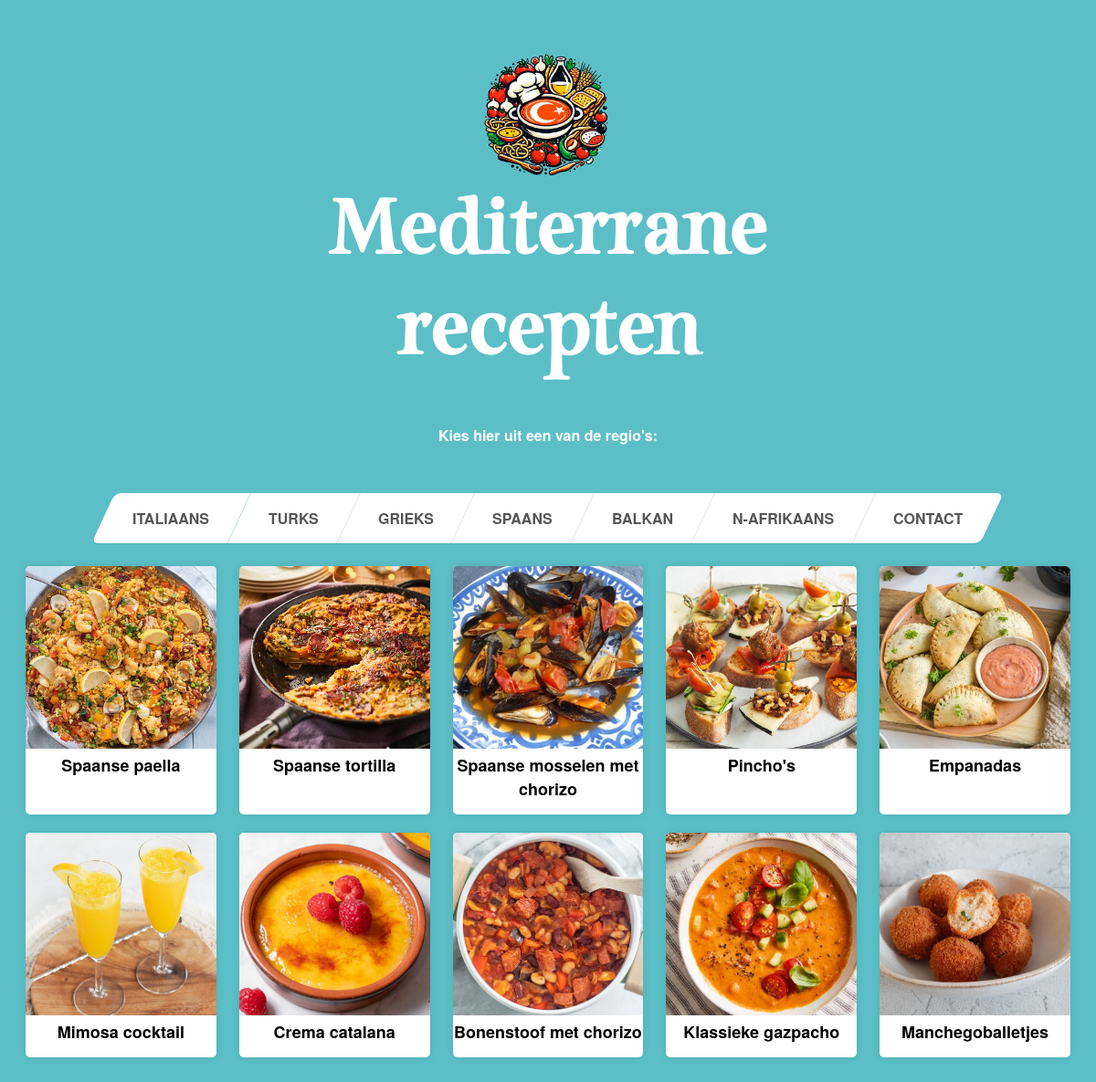
The page /spaans/spaans.php on the database its author committed.
### tables this page shows
CREATE TABLE "recepten" (
	"Land"	TEXT,
	"Bereidingstijd"	TEXT,
	"Recepten"	TEXT
, "Ingredienten"	TEXT, "Uitleg"	TEXT, "Image"	TEXT);

### spaans/class.php (the view, shortened to what this page needs)
<?php
$sql = <<<EOF
SELECT * FROM recepten;
EOF;
$db = new MyDB();
if (!$db) {
    echo $db->lastErrorMsg();
} else {
    $ret = $db->query($sql);
    while ($row = $ret->fetchArray(SQLITE3_ASSOC)) {
        if ($row['Land'] == 'Spaans') {
?>
    <div class="recept-kaart" data-recept="<?php echo htmlspecialchars($row['Recepten']); ?>">
        <img src="<?php echo htmlspecialchars($row['Image']); ?>" alt="<?php echo htmlspecialchars($row['Recepten']); ?>">
        <h2><?php echo htmlspecialchars($row['Recepten']); ?></h2>
    </div>
<?php
        }
    }
}
?>

### spaans/navbar.css (style rules this page uses)
body { font-family:Helvetica Neue, Helvetica, sans-serif; }

### spaans/spaans.css (style rules this page uses)
body { background-color: rgba(92, 191, 199, 255); background-repeat: no-repeat; background-position: 60% 0%; background-size: cover; }
.recept-kaart { width: calc(20% - 20px); margin-bottom: 20px; background-color: #fff; border-radius: 5px; box-shadow: 0 0 10px rgba(0, 0, 0, 0.1); cursor: pointer; }
.recept-kaart h2 { margin-top: 0; font-size: 18px; text-align: center; }
.recept-kaart img { width: 100%; height: 200px; object-fit: cover; border-top-left-radius: 5px; border-top-right-radius: 5px; }

### rows shown on the page
recepten: Image (picture), Recepten "Spaanse paella"
recepten: Image (picture), Recepten "Spaanse tortilla"
recepten: Image (picture), Recepten "Spaanse mosselen met chorizo"
recepten: Image (picture), Recepten "Pincho's"
recepten: Image (picture), Recepten "Empanadas"
recepten: Image (picture), Recepten "Mimosa cocktail"
recepten: Image (picture), Recepten "Crema catalana"
recepten: Image (picture), Recepten "Bonenstoof met chorizo"
recepten: Image (picture), Recepten "Klassieke gazpacho"
recepten: Image (picture), Recepten "Manchegoballetjes"
